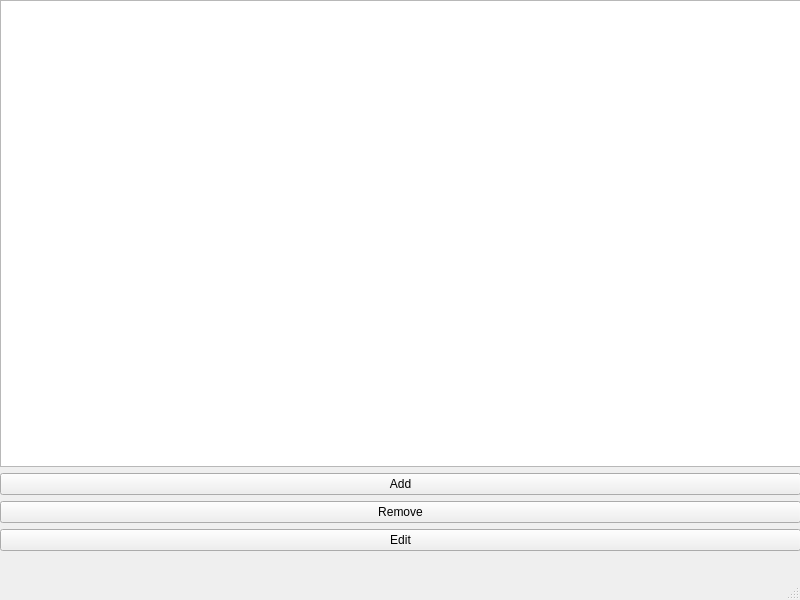
<?xml version="1.0" encoding="UTF-8"?>
<ui version="4.0">
 <class>MainWindow</class>
 <widget class="QMainWindow" name="MainWindow">
  <property name="geometry">
   <rect>
    <x>0</x>
    <y>0</y>
    <width>800</width>
    <height>600</height>
   </rect>
  </property>
  <property name="windowTitle">
   <string>PhoneBook</string>
  </property>
  <widget class="QWidget" name="centralwidget">
   <widget class="QWidget" name="verticalLayoutWidget">
    <property name="geometry">
     <rect>
      <x>0</x>
      <y>0</y>
      <width>801</width>
      <height>551</height>
     </rect>
    </property>
    <layout class="QVBoxLayout" name="verticalLayout">
     <item>
      <widget class="QListWidget" name="phonebook"/>
     </item>
     <item>
      <widget class="QPushButton" name="add_btn">
       <property name="text">
        <string>Add</string>
       </property>
      </widget>
     </item>
     <item>
      <widget class="QPushButton" name="rmv_btn">
       <property name="text">
        <string>Remove</string>
       </property>
      </widget>
     </item>
     <item>
      <widget class="QPushButton" name="ed_btn">
       <property name="text">
        <string>Edit</string>
       </property>
      </widget>
     </item>
    </layout>
   </widget>
  </widget>
  <widget class="QMenuBar" name="menubar">
   <property name="geometry">
    <rect>
     <x>0</x>
     <y>0</y>
     <width>800</width>
     <height>23</height>
    </rect>
   </property>
  </widget>
  <widget class="QStatusBar" name="statusbar"/>
 </widget>
 <resources/>
 <connections/>
</ui>
